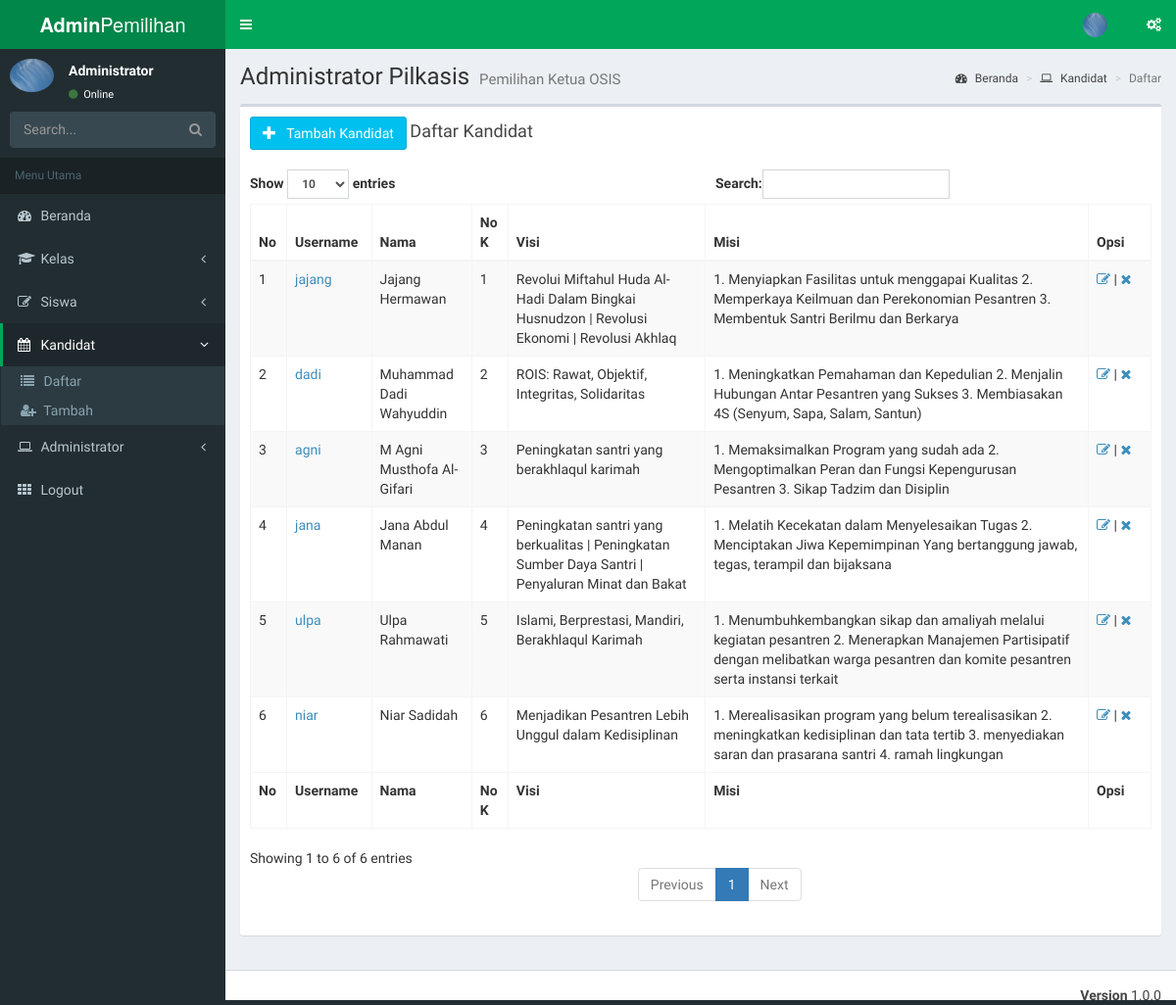
The app's page /admin/index.php?m=kandidat (signed in) with its own data.
### tables this page shows
CREATE TABLE `kandidat` (
  `idkandidat` int(2) NOT NULL,
  `username` varchar(25) NOT NULL,
  `password` varchar(32) NOT NULL,
  `nama` varchar(100) NOT NULL,
  `nokandidat` varchar(2) NOT NULL,
  `jumlahsuara` varchar(4) NOT NULL DEFAULT '0',
  `visi` varchar(100) NOT NULL,
  `misi` varchar(255) NOT NULL,
  `aktif` enum('Y','T') NOT NULL DEFAULT 'T',
  `foto` varchar(50) NOT NULL
);

### admin/modul/kandidat/tampil.php (the view)
<?php include "atas.php"; ?>
  <div class="content-wrapper">
    <section class="content-header">
      <h1>
        Administrator Pilkasis
        <small>Pemilihan Ketua OSIS</small>
      </h1>
      <ol class="breadcrumb">
        <li><a href="."><i class="fa fa-dashboard"></i> Beranda</a></li>
        <li><a href="?m=kandidat"><i class="fa fa-laptop"></i> Kandidat</a></li>
        <li class="active">Daftar</li>
      </ol>
    </section>
	<section class="content">
      <div class="row">
        <div class="col-xs-12">
          <div class="box">
            <div class="box-header">
			  <a href="?m=kandidat&s=tambah" class="btn btn-large btn-info"><i class="glyphicon glyphicon-plus"></i> &nbsp; Tambah Kandidat</a>
              <h3 class="box-title">Daftar Kandidat</h3>
            </div>
            <div class="box-body">
<?php
include "../sambungan.php";
$sql="SELECT * FROM kandidat ORDER BY idkandidat";
$query=mysqli_query($koneksi,$sql);
if(mysqli_num_rows($query)==0){
    echo'          <table class="table table-bordered table-hover table-striped">
                <thead>
                <tr>
                  <th>No</th>
                  <th>Username</th>
                  <th>Nama</th>
                  <th>No K</th>
                  <th>Visi</th>
                  <th>Misi</th>
                  <th>Opsi</th>
                </tr>
                </thead>
                <tbody>
         ';
	echo "<td colspan='6'>Data Masih Kosong</td>";
}else{
    echo'          <table id="pilkasis1" class="table table-bordered table-hover table-striped">
                <thead>
                <tr>
                  <th>No</th>
                  <th>Username</th>
                  <th>Nama</th>
                  <th>No K</th>
                  <th>Visi</th>
                  <th>Misi</th>
                  <th>Opsi</th>
                </tr>
                </thead>
                <tbody>
        ';
	$no=1;
	while($r=mysqli_fetch_assoc($query)){
	  echo "<tr>";
		echo "<td>$no</td>";
		echo "<td><a href='?m=kandidat&s=detail&idp=".$r['idkandidat']."'>".$r['username']."</a></td>";
		echo "<td>".$r['nama']."</td>";
		echo "<td>".$r['nokandidat']."</td>";
		echo "<td>".$r['visi']."</td>";
		echo "<td>".$r['misi']."</td>";
		echo '<td width=60><a href="index.php?m=kandidat&s=edit&idp='.$r['idkandidat'].'"><i class="fa fa-edit"></i></a> | <a href="index.php?m=kandidat&s=hapus&idp='.$r['idkandidat'].'" onclick="return confirm(\'Yakin Akan dihapus?\')"><i class="fa fa-remove"></i></a></td>';
	  echo "</tr>";
		$no++;
	}
}
?>
                </tbody>
                <tfoot>
                <tr>
                  <th>No</th>
                  <th>Username</th>
                  <th>Nama</th>
                  <th>No K</th>
                  <th>Visi</th>
                  <th>Misi</th>
                  <th>Opsi</th>
                </tr>
                </tfoot>
              </table>
            </div>
          </div>
        </div>
      </div>
    </section>
<?php include "bawah.php"; ?>

### records on screen
kandidat: username "jajang", nama "Jajang Hermawan", nokandidat "1", visi "Revolui Miftahul Huda Al-Hadi Dalam Bingkai Husnudzon | Revolusi Ekonomi | Revolusi Akhlaq", misi "1. Menyiapkan Fasilitas untuk menggapai Kualitas 2. Memperkaya Keilmuan dan Perekonomian Pesantren 3. Membentuk Santri Berilmu dan Berkarya"
kandidat: username "dadi", nama "Muhammad Dadi Wahyuddin", nokandidat "2", visi "ROIS: Rawat, Objektif, Integritas, Solidaritas", misi "1. Meningkatkan Pemahaman dan Kepedulian 2. Menjalin Hubungan Antar Pesantren yang Sukses 3. Membiasakan 4S (Senyum, Sapa, Salam, Santun)"
kandidat: username "agni", nama "M Agni Musthofa Al-Gifari", nokandidat "3", visi "Peningkatan santri yang berakhlaqul karimah", misi "1. Memaksimalkan Program yang sudah ada 2. Mengoptimalkan Peran dan Fungsi Kepengurusan Pesantren 3. Sikap Tadzim dan Disiplin"
kandidat: username "jana", nama "Jana Abdul Manan", nokandidat "4", visi "Peningkatan santri yang berkualitas | Peningkatan Sumber Daya Santri | Penyaluran Minat dan Bakat", misi "1. Melatih Kecekatan dalam Menyelesaikan Tugas 2. Menciptakan Jiwa Kepemimpinan Yang bertanggung jawab, tegas, terampil dan bijaksana"
kandidat: username "ulpa", nama "Ulpa Rahmawati", nokandidat "5", visi "Islami, Berprestasi, Mandiri, Berakhlaqul Karimah", misi "1. Menumbuhkembangkan sikap dan amaliyah melalui kegiatan pesantren 2. Menerapkan Manajemen Partisipatif dengan melibatkan warga pesantren dan komite pesantren serta instansi terkait"
kandidat: username "niar", nama "Niar Sadidah", nokandidat "6", visi "Menjadikan Pesantren Lebih Unggul dalam Kedisiplinan", misi "1. Merealisasikan program yang belum terealisasikan 2. meningkatkan kedisiplinan dan tata tertib 3. menyediakan saran dan prasarana santri 4. ramah lingkungan"

### other values on screen
$_SESSION['namakasis'] "Administrator"
